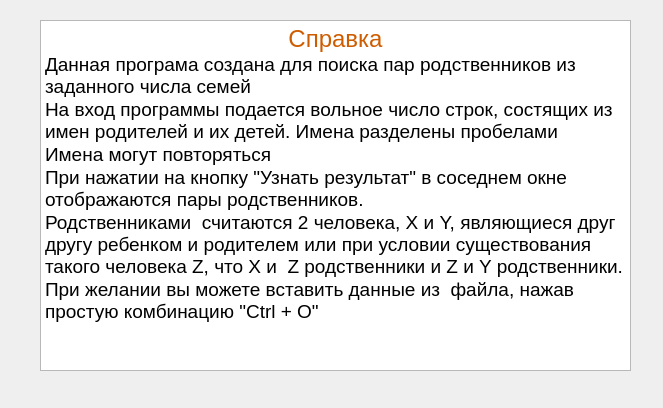
<?xml version="1.0" encoding="UTF-8"?>
<ui version="4.0">
 <class>help</class>
 <widget class="QDialog" name="help">
  <property name="geometry">
   <rect>
    <x>0</x>
    <y>0</y>
    <width>663</width>
    <height>408</height>
   </rect>
  </property>
  <property name="windowTitle">
   <string>Dialog</string>
  </property>
  <widget class="QTextBrowser" name="textBrowser">
   <property name="geometry">
    <rect>
     <x>40</x>
     <y>20</y>
     <width>591</width>
     <height>351</height>
    </rect>
   </property>
   <property name="html">
    <string>&lt;!DOCTYPE HTML PUBLIC &quot;-//W3C//DTD HTML 4.0//EN&quot; &quot;http://www.w3.org/TR/REC-html40/strict.dtd&quot;&gt;
&lt;html&gt;&lt;head&gt;&lt;meta name=&quot;qrichtext&quot; content=&quot;1&quot; /&gt;&lt;style type=&quot;text/css&quot;&gt;
p, li { white-space: pre-wrap; }
&lt;/style&gt;&lt;/head&gt;&lt;body style=&quot; font-family:'Ubuntu'; font-size:11pt; font-weight:400; font-style:normal;&quot;&gt;
&lt;p align=&quot;center&quot; style=&quot; margin-top:0px; margin-bottom:0px; margin-left:0px; margin-right:0px; -qt-block-indent:0; text-indent:0px;&quot;&gt;&lt;span style=&quot; font-family:'Ubuntu'; font-size:18pt; color:#ce5c00;&quot;&gt;Справка&lt;/span&gt;&lt;/p&gt;
&lt;p style=&quot; margin-top:0px; margin-bottom:0px; margin-left:0px; margin-right:0px; -qt-block-indent:0; text-indent:0px;&quot;&gt;&lt;span style=&quot; font-family:'Ubuntu'; font-size:14pt; color:#000000;&quot;&gt;Данная програма создана для поиска пар родственников из заданного числа семей&lt;/span&gt;&lt;/p&gt;
&lt;p style=&quot; margin-top:0px; margin-bottom:0px; margin-left:0px; margin-right:0px; -qt-block-indent:0; text-indent:0px;&quot;&gt;&lt;span style=&quot; font-family:'Ubuntu'; font-size:14pt; color:#000000;&quot;&gt;На вход программы подается вольное число строк, состящих из имен родителей и их детей. Имена разделены пробелами&lt;/span&gt;&lt;/p&gt;
&lt;p style=&quot; margin-top:0px; margin-bottom:0px; margin-left:0px; margin-right:0px; -qt-block-indent:0; text-indent:0px;&quot;&gt;&lt;span style=&quot; font-family:'Ubuntu'; font-size:14pt; color:#000000;&quot;&gt;Имена могут повторяться&lt;/span&gt;&lt;/p&gt;
&lt;p style=&quot; margin-top:0px; margin-bottom:0px; margin-left:0px; margin-right:0px; -qt-block-indent:0; text-indent:0px;&quot;&gt;&lt;span style=&quot; font-family:'Ubuntu'; font-size:14pt; color:#000000;&quot;&gt;При нажатии на кнопку &amp;quot;Узнать результат&amp;quot; в соседнем окне отображаются пары родственников. &lt;/span&gt;&lt;/p&gt;
&lt;p style=&quot; margin-top:0px; margin-bottom:0px; margin-left:0px; margin-right:0px; -qt-block-indent:0; text-indent:0px;&quot;&gt;&lt;span style=&quot; font-family:'Ubuntu'; font-size:14pt; color:#000000;&quot;&gt;Родственниками  считаются 2 человека, X и Y, являющиеся друг другу ребенком и родителем или при условии существования такого человека Z, что X и  Z родственники и Z и Y родственники.&lt;/span&gt;&lt;/p&gt;
&lt;p style=&quot; margin-top:0px; margin-bottom:0px; margin-left:0px; margin-right:0px; -qt-block-indent:0; text-indent:0px;&quot;&gt;&lt;span style=&quot; font-family:'Ubuntu'; font-size:14pt; color:#000000;&quot;&gt;При желании вы можете вставить данные из  файла, нажав простую комбинацию &amp;quot;Ctrl + O&amp;quot; &lt;/span&gt;&lt;/p&gt;
&lt;p style=&quot;-qt-paragraph-type:empty; margin-top:0px; margin-bottom:0px; margin-left:0px; margin-right:0px; -qt-block-indent:0; text-indent:0px; font-family:'Ubuntu'; font-size:14pt; color:#000000;&quot;&gt;&lt;br /&gt;&lt;/p&gt;&lt;/body&gt;&lt;/html&gt;</string>
   </property>
  </widget>
 </widget>
 <resources/>
 <connections/>
</ui>
